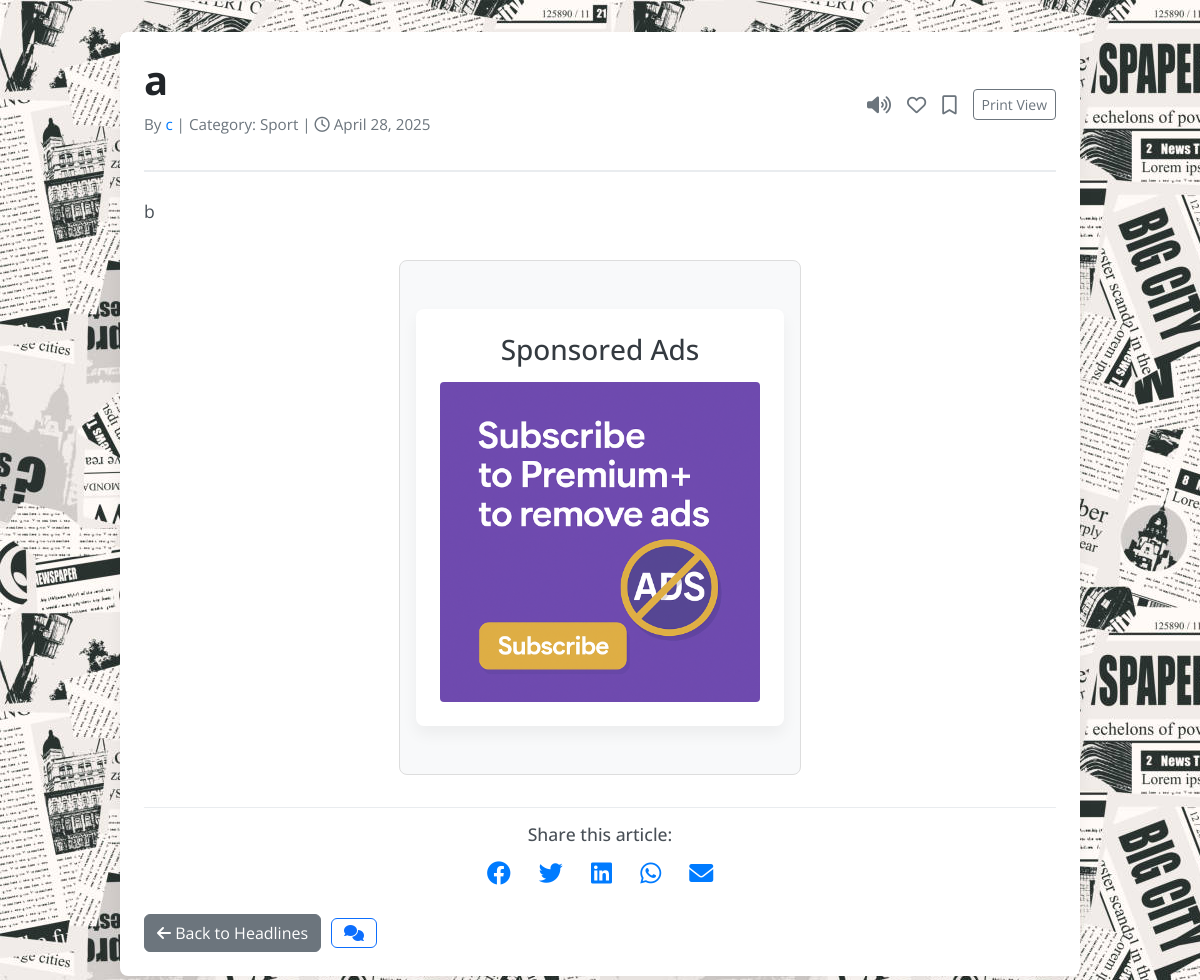
/article.php?id=44, run on the app's committed database.
### tables this page shows
CREATE TABLE `articles` (
  `id` int(11) NOT NULL,
  `title` varchar(255) NOT NULL,
  `content` text NOT NULL,
  `author` varchar(100) NOT NULL,
  `created_at` timestamp NOT NULL DEFAULT current_timestamp(),
  `category_id` int(11) NOT NULL,
  `image_path` mediumtext NOT NULL,
  `views` int(11) NOT NULL DEFAULT 0
);

CREATE TABLE `category` (
  `category_id` int(11) NOT NULL,
  `category_name` varchar(255) NOT NULL
);

### public/article.php (called while the page is built)
<?php
require_once '../src/Controllers/ArticleController.php';
$controller = new ArticleController();
$data = $controller->handleRequest();
require_once '../src/Views/article_view.php';
?>

### config/Database.php (called while the page is built, shortened)
<?php
class Database
{
    private $host = "localhost";
    private $db_name = "news_api";
    private $username = "root";
    private $password = "";
    private $conn;
    private static $instance = null;
    private function __construct()
    {
        $this->conn = new mysqli($this->host, $this->username, $this->password, $this->db_name);
    }
    public static function getInstance()
    {
        if (self::$instance === null) {
            self::$instance = new Database();
        }
        return self::$instance;
    }
    public function getConnection()
    {
        return $this->conn;
    }
}
?>

### src/Controllers/ArticleController.php (called while the page is built, shortened)
<?php
include_once '../config/Database.php';
include_once '../src/Models/Article.php';
include_once '../src/Models/User.php';
class ArticleController
{
    private $user;
    private $articleObj;
    public function __construct()
    {
        $this->db = Database::getInstance()->getConnection();
        $this->user = new User($this->db);
        $this->articleObj = new Article($this->db);
    }
    public function handleRequest()
    {
        $data = $this->prepareArticleData();
        return $data;
    }
    private function prepareArticleData()
    {
        $premium = false;
        $is_favorited = false;
        $is_booked = false;
        $article = null;
        $error_message = null;
        if (isset($_GET['id']) && is_numeric($_GET['id'])) {
            $article_id = (int) $_GET['id'];
            $this->articleObj->incrementViews($article_id);
            $article = $this->articleObj->getArticleById($article_id);
        } else {
            $error_message = "Invalid article ID.";
        }
        $article_url = "http://" . $_SERVER['HTTP_HOST'] . $_SERVER['REQUEST_URI'];
        $show_ads = $this->user->shouldShowAds();
        $comments = null;
        if ($article && isset($article['id'])) {
            $comments = $this->articleObj->getComments($article['id']);
        }
        return [
            'premium' => $premium,
            'is_favorited' => $is_favorited,
            'is_booked' => $is_booked,
            'article' => $article,
            'comments' => $comments,
            'user' => $this->user,
            'error_message' => $error_message,
            'article_url' => $article_url,
            'show_ads' => $show_ads,
        ];
    }
}
?>

### src/Models/User.php (called while the page is built, shortened)
<?php
class User
{
    private $userId;
    private $subscriptionName;
    public function __construct($db)
    {
        $this->userId = isset($_SESSION['user_id']) ? $_SESSION['user_id'] : null;
        $this->subscriptionName = null;
    }
    public function isLoggedIn()
    {
        return $this->userId !== null;
    }
    public function shouldShowAds()
    {
        return !($this->subscriptionName === 3);
    }
}
?>

### src/Models/Article.php (called while the page is built, shortened)
<?php
class Article
{
    private $conn;
    public function __construct($db)
    {
        $this->conn = $db;
    }
    public function incrementViews($article_id)
    {
        $stmt = $this->conn->prepare("UPDATE articles SET views = views + 1 WHERE id = ?");
        $stmt->bind_param("i", $article_id);
        return $stmt->execute();
    }
    public function getArticleById($article_id)
    {
        $query = "
            SELECT a.id, a.title, a.author, a.content, a.created_at, c.category_name, a.image_path
            FROM articles a
            LEFT JOIN category c ON a.category_id = c.category_id
            WHERE a.id = ?
        ";
        $stmt = $this->conn->prepare($query);
        $stmt->bind_param("i", $article_id);
        $stmt->execute();
        $result = $stmt->get_result();
        if ($result && $result->num_rows > 0) {
            return $result->fetch_assoc();
        }
        return null;
    }
    public function getComments($article_id)
    {
        $query = "
            SELECT c.description, u.name
            FROM comment c
            JOIN users u ON c.user_id = u.user_id
            WHERE c.article_id = ?
            ORDER BY c.comment_id DESC
        ";
        $stmt = $this->conn->prepare($query);
        $stmt->bind_param("i", $article_id);
        $stmt->execute();
        return $stmt->get_result();
    }
}
?>

### src/Views/article_view.php (the view, shortened to what this page needs)
<?php
$is_favorited = $data['is_favorited'];
$is_booked = $data['is_booked'];
$article = $data['article'];
$error_message = $data['error_message'];
$article_url = $data['article_url'];
$show_ads = $data['show_ads'];
?>
<!DOCTYPE html>
<html lang="en">
<head>
    <link href="https://cdn.jsdelivr.net/npm/bootstrap@5.3.0/dist/css/bootstrap.min.css" rel="stylesheet">
    <link rel="stylesheet" href="https://cdnjs.cloudflare.com/ajax/libs/font-awesome/6.0.0-beta3/css/all.min.css">
    <link rel="stylesheet" href="style/article.css">
</head>
<body>
    <div class="container">
        <?php if (isset($error_message)): ?>
            <div class="alert alert-danger">
                <?= htmlspecialchars($error_message) ?>
            </div>
        <?php else: ?>
            <?php
            $view_mode = 'web';
            ?>
            <div class="article-header">
                <div class="article-header-left">
                    <h1><?= htmlspecialchars($article['title']) ?></h1>
                    <p class="article-meta">
                        By <a
                            href="index.php?search=<?= urlencode($article['author']) ?>"><?= htmlspecialchars($article['author']) ?></a>
                        |
                        Category: <?= htmlspecialchars($article['category_name']) ?> |
                        <i class="far fa-clock"></i> <?= date("F j, Y", strtotime($article['created_at'])) ?>
                    </p>
                </div>
                <div class="article-actions">
                    <i id="read-aloud-icon" class="fas fa-volume-up" title="Read Aloud"></i>
                    <a href="#" title="Add to Favorites" class="<?= $is_favorited ? 'fas' : 'far' ?> fa-heart"
                        onclick="toggleFavorite(<?= $article['id'] ?>, this); return false;"></a>
                    <a href="#" title="Add to Bookmark" class="<?= $is_booked ? 'fas' : 'far' ?> fa-bookmark"
                        onclick="toggleBookmark(<?= $article['id'] ?>, this); return false;"></a>
                </div>
                <div class="view-toggle" style="margin-left: 1rem;">
                    <?php if ($view_mode === 'web'): ?>
                        <a href="?id=<?= $article['id'] ?>&view=print" class="btn btn-outline-secondary btn-sm"
                            title="Switch to Print View">Print View</a>
                    <?php else: ?>
                        <a href="?id=<?= $article['id'] ?>&view=web" class="btn btn-outline-secondary btn-sm"
                            title="Switch to Web View">Web View</a>
                    <?php endif; ?>
                </div>
            </div>
            <?php if ($view_mode === 'print'): ?>
                <style>
                    body {
                        font-family: 'Times New Roman', Times, serif;
                        background: #fff !important;
                        color: #000 !important;
                        margin: 2rem;
                    }
                    .container {
                        max-width: 100% !important;
                        box-shadow: none !important;
                        background: #fff !important;
                        padding: 0 !important;
                        margin: 0 !important;
                    }
                    .article-header,
                    .article-actions,
                    .share-icons,
                    .back-link,
                    #comment-section,
                    .ads-section {
                        display: none !important;
                    }
                    .article-content img {
                        max-width: 100% !important;
                        height: auto !important;
                        margin-bottom: 1rem;
                    }
                    .article-content {
                        font-size: 14pt !important;
                        line-height: 1.6 !important;
                        color: #000 !important;
                    }
                    .view-toggle {
                        margin-bottom: 1rem;
                    }
                </style>
                <div class="container">
                    <div class="view-toggle">
                        <a href="?id=<?= $article['id'] ?>&view=web" class="btn btn-outline-secondary btn-sm"
                            title="Return to Web View">Return to Web View</a>
                    </div>
                    <h1><?= htmlspecialchars($article['title']) ?></h1>
                    <p><strong>By:</strong> <?= htmlspecialchars($article['author']) ?></p>
                    <p><strong>Category:</strong> <?= htmlspecialchars($article['category_name']) ?></p>
                    <p><strong>Date:</strong> <?= date("F j, Y", strtotime($article['created_at'])) ?></p>
                    <div class="article-content">
                        <?php
                        if (!empty($article['image_path'])) {
                            echo '<img src="../images/' . htmlspecialchars($article['image_path']) . '" class="img-fluid mb-3">';
                        }
                        ?>
                        <?= nl2br(htmlspecialchars($article['content'])) ?>
                    </div>
                </div>
            <?php else: ?>
                <div class="article-content">
                    <?= nl2br(htmlspecialchars($article['content'])) ?>
                </div>
            <?php endif; ?>
            <?php if ($show_ads): ?>
                <section class="ads-section"
                    style="background-color: #f8f9fa; justify-self: center; padding: 1rem; margin: 2rem 2rem; border: 1px solid #ddd; border-radius: 0.5rem; width: fit-content; align-self: center;">
                    <div class="container">
                        <h3 style="text-align: center; margin-bottom: 1rem;">Sponsored Ads</h3>
                        <div style="display: flex; justify-content: center; gap: 1rem;">
                            <a href="subscription.php" target="_blank">
                                <div
                                    style="width: 100%; height: 20rem;  border-radius: 0.25rem; overflow: hidden; display: flex; align-items: center; justify-content: center;">
                                    <img src="images/g6.png" alt="Ad1" style="width: 100%; height: 100%; object-fit: contain;">
                                </div>
                            </a>
                        </div>
                    </div>
                </section>
            <?php endif; ?>
            <div class="share-icons">
                <h5>Share this article:</h5>
                <a href="https://www.facebook.com/sharer/sharer.php?u=<?= urlencode($article_url) ?>" target="_blank"
                    rel="noopener noreferrer" class="fab fa-facebook"></a>
                <a href="https://twitter.com/intent/tweet?url=<?= urlencode($article_url) ?>&text=<?= urlencode($article['title']) ?>"
                    target="_blank" rel="noopener noreferrer" class="fab fa-twitter"></a>
                <a href="https://www.linkedin.com/shareArticle?mini=true&url=<?= urlencode($article_url) ?>&title=<?= urlencode($article['title']) ?>"
                    target="_blank" rel="noopener noreferrer" class="fab fa-linkedin"></a>
                <a href="whatsapp://send?text=<?= urlencode($article_url) ?>" target="_blank" class="fab fa-whatsapp"></a>
                <a href="mailto:?subject=<?= urlencode('Check out this article: ' . $article['title']) ?>&body=<?= urlencode('I thought you might find this interesting: ' . $article_url) ?>"
                    class="fas fa-envelope"></a>
            </div>
        <?php endif; ?>
        <div class="back-link" style="display: flex; gap: 10px; align-items: center;">
            <a href="index.php" class="btn btn-secondary"><i class="fas fa-arrow-left"></i> Back to Headlines</a>
            <button id="comment-toggle-btn" class="btn btn-outline-primary" title="Toggle Comments"
                style="display: flex; align-items: center;">
                <i class="fas fa-comments"></i>
            </button>
        </div>
    </div>
</body>
</html>

### public/style/article.css (style rules this page uses)
body { font-family: 'Open Sans', sans-serif; background-image: url('../images/g5.jpg'); background-size: auto; color: #343a40; line-height: 1.7; }
a { color: #007bff; text-decoration: none; transition: color 0.3s ease-in-out; }
.container { max-width: 960px; margin: 2rem auto; padding: 1.5rem; background-color: #fff; box-shadow: 0 0.5rem 1rem rgba(0, 0, 0, 0.05); border-radius: 0.5rem; }
.article-header { margin-bottom: 1.5rem; padding-bottom: 1rem; border-bottom: 2px solid #e9ecef; display: flex; justify-content: space-between; align-items: center; }
.article-header-left { flex-grow: 1; }
.article-header h1 { font-size: 2.5rem; font-weight: 700; color: #212529; margin-bottom: 0.5rem; line-height: 1.2; }
.article-meta { font-size: 0.95rem; color: #6c757d; margin-bottom: 1rem; }
.article-meta a { color: #007bff; text-decoration: none; }
.article-actions { display: flex; align-items: center; }
.article-actions i { color: #6C757D; font-size: 1.2rem; cursor: pointer; }
.article-actions a { margin-left: 1rem; font-size: 1.2rem; color: #6c757d; cursor: pointer; transition: color 0.2s ease-in-out; }
.article-content { font-size: 1.1rem; line-height: 1.8; color: #495057; margin-bottom: 2rem; display: grid; }
.share-icons { margin-top: 2rem; padding-top: 1rem; border-top: 1px solid #e9ecef; text-align: center; }
.share-icons h5 { font-size: 1.1rem; color: #495057; margin-bottom: 1rem; }
.share-icons a { display: inline-block; margin: 0 0.75rem; font-size: 1.5rem; color: #007bff; transition: color 0.2s ease-in-out; }
.back-link { margin-top: 1.5rem; display: inline-block; }

### data on the page
articles: title "a", author "c", category.category_name "Sport", created_at "April 28, 2025", content "b"
